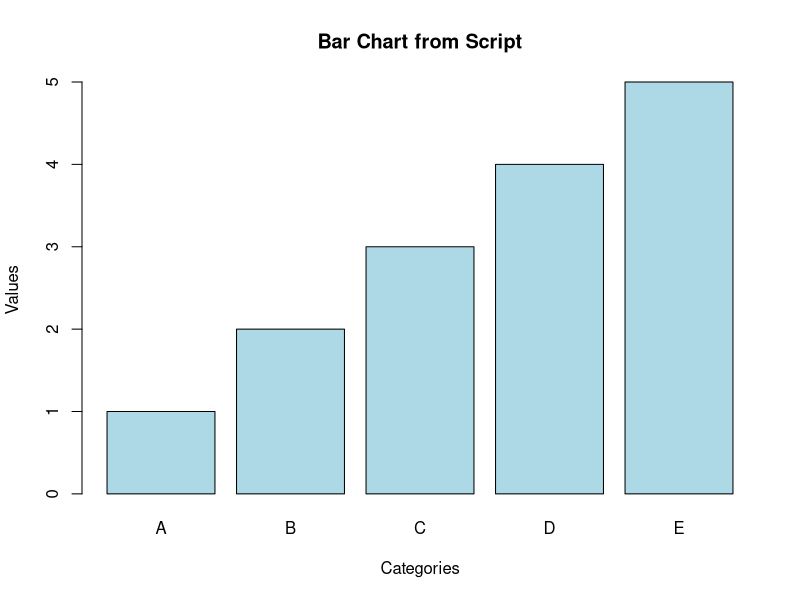

This chart was generated by the following R code:
# This is a randomly named R script to generate a bar chart.

# Define data
categories <- c("A", "B", "C", "D", "E")
values <- c(1, 2, 3, 4, 5)

# Create the bar plot and save it to a PDF
pdf('plot_from_script.pdf')
barplot(values,
        names.arg = categories,
        main = 'Bar Chart from Script',
        xlab = 'Categories',
        ylab = 'Values',
        col = 'lightblue',
        border = 'black')
dev.off()

cat("Bar chart saved as 'plot_from_script.pdf'\n")
